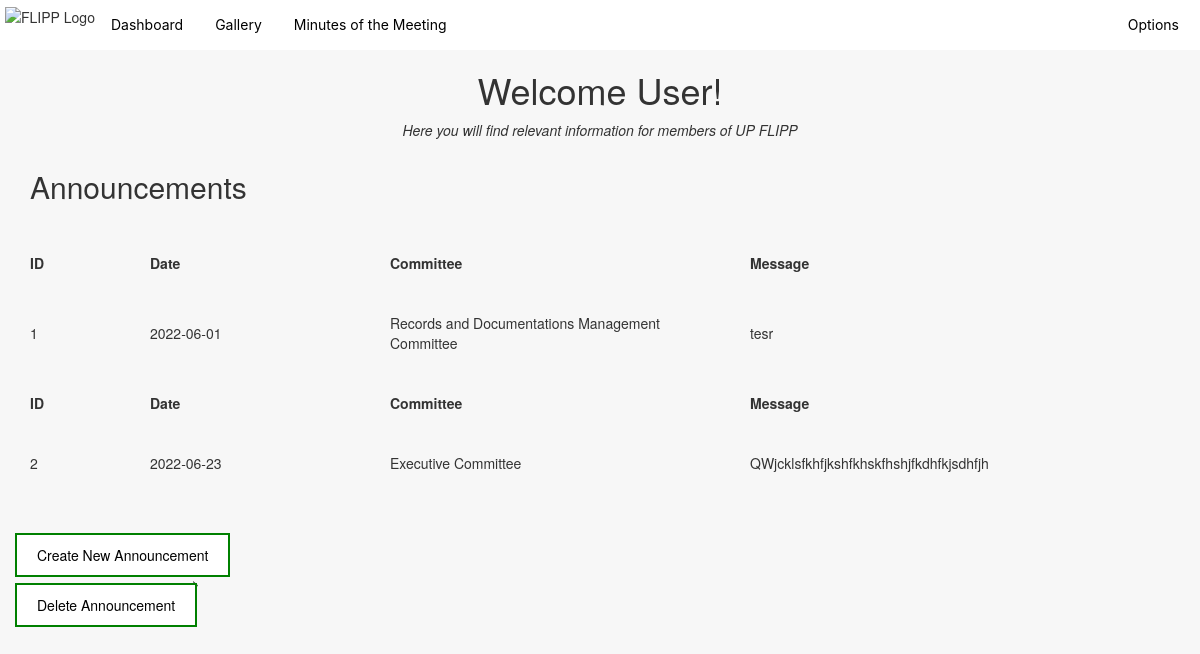
Page /dashboard (signed in) on the earlier database version.
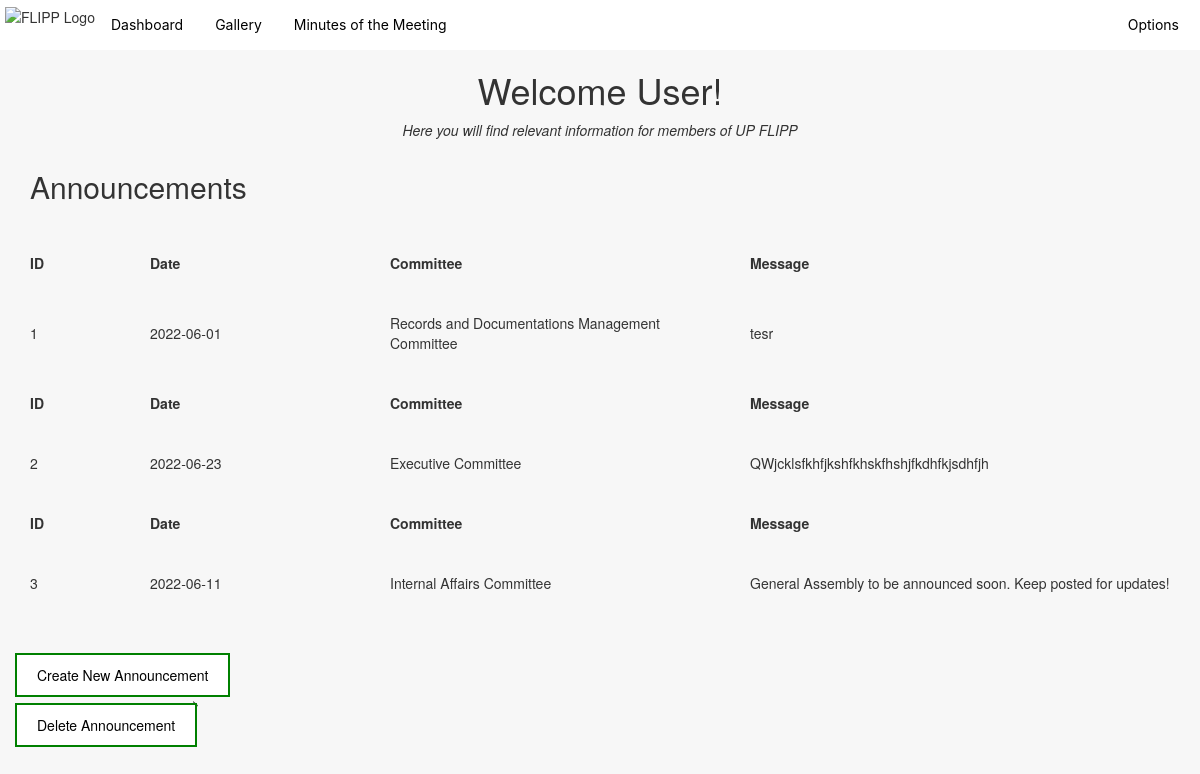
Same page on the later database version.
### app.py (models this page shows)
class Announcement(db.Model, UserMixin):
    id = db.Column(db.Integer, primary_key=True)
    date = db.Column(db.String(20), nullable=False)
    committee = db.Column(db.String(30), nullable=False)
    message = db.Column(db.String, nullable=False)

### app.py (the view)
@app.route('/dashboard', methods=["GET"])
@login_required
def dashboard():
    announcements = Announcement.query.all()
    return render_template("dashboard.html", announcements=announcements)

### app.py (called while the page is built)
@login_manager.user_loader
def load_user(user_id):
    return User.query.get(int(user_id))

### templates/dashboard.html
{% extends 'base2.html'%} {% block title %} Home {% endblock %}
{% block content %}
<link rel="stylesheet" href="https://maxcdn.bootstrapcdn.com/bootstrap/3.4.1/css/bootstrap.min.css">
<link rel="stylesheet" href={{ url_for('static', filename='dashboard_extension/dashboard.css') }}>
<body>
    <div class="text-center"><h1>Welcome User!</h1></div>
    <div class="text-center">
        <p><i>Here you will find relevant information for members of UP FLIPP</i></p>
    </div>
    <div class="container" >
        <h2 stlye="text-align:left;">Announcements</h2>
    </div>
<br>
 {% for announcement in announcements %}
<table class="fixed" width="100%">
    <col width="10%" />
    <col width="20%" />
    <col width="30%" />
    <col width="40%" />
    <tr>
        <th>ID</th>
        <th>Date</th>
        <th>Committee</th>
        <th>Message</th>
    </tr>
    <tr>
        <td>{{ announcement.id }}</td>
        <td>{{ announcement.date }}</td>
        <td>{{ announcement.committee }}</td>
        <td>{{ announcement.message }}</td>
    </tr>
</table>
 {% endfor %}
  <br><p></p>
  <div>
    <a class="one" href="{{ url_for('create') }}">Create New Announcement</a>
  </div>
  <br><br><p></p>
<div>
    <a class="one" href="{{ url_for('delete_announcement') }}">Delete Announcement</a>
</div>-->
</body>
{% endblock %}

### templates/base2.html (shortened to what this page needs)
<!DOCTYPE html>
<html lang="en">
<head>
    <link rel="stylesheet" href={{ url_for('static', filename='navbar/navbar.css') }}>
</head>
<ul>
  <li><img class = "header-img" src = {{ url_for('static', filename='navbar/FLIPP_LOGO.png') }} alt = "FLIPP Logo"></li>
  <li><a href="{{ url_for('dashboard') }}">Dashboard</a></li>
  <li><a href="{{ url_for('gallery') }}">Gallery</a></li>
  <li><a href="{{ url_for('minutes') }}"">Minutes of the Meeting</a></li>
  <li style="float:right" class="dropdown">
    <a href="#options" class="dropbtn">Options</a>
  </li>
</ul>
<body>
    {% block content %}
    {% endblock %}
</body>
</html>

### static/navbar/navbar.css (style rules this page uses)
body { background-color: rgb(247, 247, 247); }
.header-img { position: static; left: 0px; top: 0px; width: 35px; height: 35px; z-index: +1; }
ul { list-style-type: none; margin: 0; padding: 5px; overflow: hidden; background-color: #ffffff; box-shadow: 5px #ececec; }
li { float: left; }
li a, .dropbtn { display: inline-block; color: #000000; font-family: 'Inter', sans-serif; text-align: center; justify-content: center; padding: 10px 16px; text-decoration: none; }
li.dropdown { display: inline-block; }

### static/dashboard_extension/dashboard.css (style rules this page uses)
a.one:link, a.one:visited { background-color: white; color: black; border: 2px solid green; padding: 10px 20px; text-align: center; text-decoration: none; display: inline-block; float: left; position: relative; top: 10px; left: 15px; }
th, td { padding: 15px; padding-top: 20px; padding-bottom: 20px; padding-left: 30px; padding-right: 30px; }
table { border-spacing: 30px; border: 1px gray; }

Differences in the rows shown:
added Announcement: id "3", date "2022-06-11", committee "Internal Affairs Committee", message "General Assembly to be announced soon. Keep posted for updates!"
